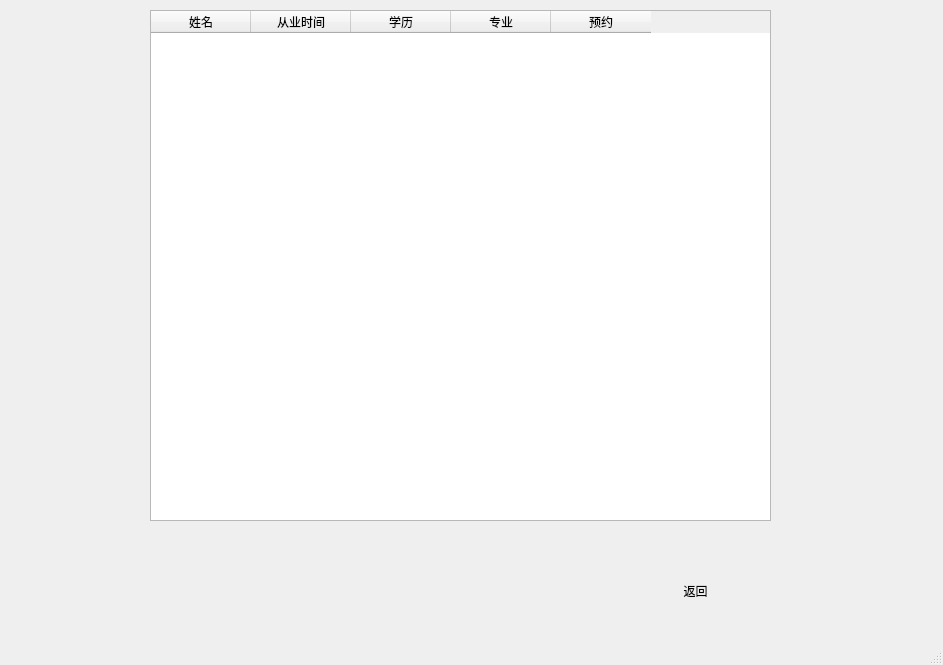
<?xml version="1.0" encoding="UTF-8"?>
<ui version="4.0">
 <class>DoctorWindow</class>
 <widget class="QMainWindow" name="DoctorWindow">
  <property name="geometry">
   <rect>
    <x>0</x>
    <y>0</y>
    <width>943</width>
    <height>665</height>
   </rect>
  </property>
  <property name="windowTitle">
   <string>MainWindow</string>
  </property>
  <widget class="QWidget" name="centralwidget">
   <widget class="QTableWidget" name="doctorTable">
    <property name="geometry">
     <rect>
      <x>150</x>
      <y>10</y>
      <width>621</width>
      <height>511</height>
     </rect>
    </property>
    <property name="styleSheet">
     <string notr="true">background-color : rgba(200,200,200,160);

border-radius:8px;

QHeaderView::section{

background:rgb(64,66,68);

}</string>
    </property>
    <column>
     <property name="text">
      <string>姓名</string>
     </property>
    </column>
    <column>
     <property name="text">
      <string>从业时间</string>
     </property>
    </column>
    <column>
     <property name="text">
      <string>学历</string>
     </property>
    </column>
    <column>
     <property name="text">
      <string>专业</string>
     </property>
    </column>
    <column>
     <property name="text">
      <string>预约</string>
     </property>
    </column>
   </widget>
   <widget class="QPushButton" name="backBtn">
    <property name="geometry">
     <rect>
      <x>630</x>
      <y>570</y>
      <width>131</width>
      <height>41</height>
     </rect>
    </property>
    <property name="cursor">
     <cursorShape>PointingHandCursor</cursorShape>
    </property>
    <property name="styleSheet">
     <string notr="true">QPushButton{
                   background-color:rbga(64,66,68,80);;
                   border-style:outset;                                                             
                   border-radius:5px;                     
                   font: 75 15pt &quot;华文行楷&quot;;           
                   padding:6px;
                   }

                   QPushButton:pressed{
                   background-color:rgba(100,100,100,180);
                   border-color:rgba(100,100,100,30);
                   border-style:inset;
                   }
                   QPushButton:hover{
                   background-color:rbga(64,66,68,80);;
                   color:rgba(255,255,255,200);
}
</string>
    </property>
    <property name="text">
     <string>返回</string>
    </property>
   </widget>
   <widget class="QLabel" name="message">
    <property name="geometry">
     <rect>
      <x>820</x>
      <y>400</y>
      <width>311</width>
      <height>81</height>
     </rect>
    </property>
    <property name="text">
     <string/>
    </property>
   </widget>
  </widget>
  <widget class="QMenuBar" name="menubar">
   <property name="geometry">
    <rect>
     <x>0</x>
     <y>0</y>
     <width>943</width>
     <height>26</height>
    </rect>
   </property>
  </widget>
  <widget class="QStatusBar" name="statusbar"/>
 </widget>
 <resources/>
 <connections/>
</ui>
